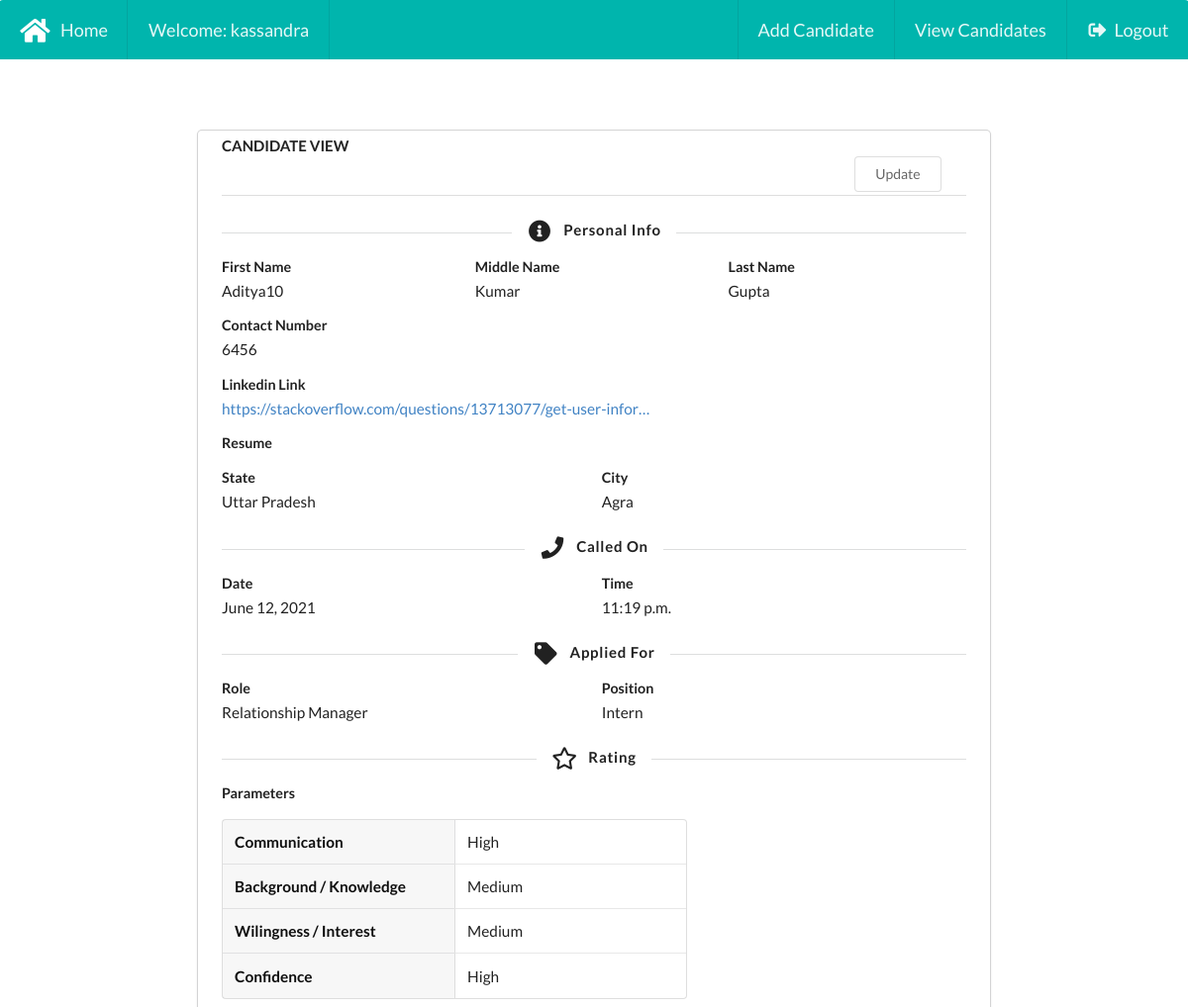
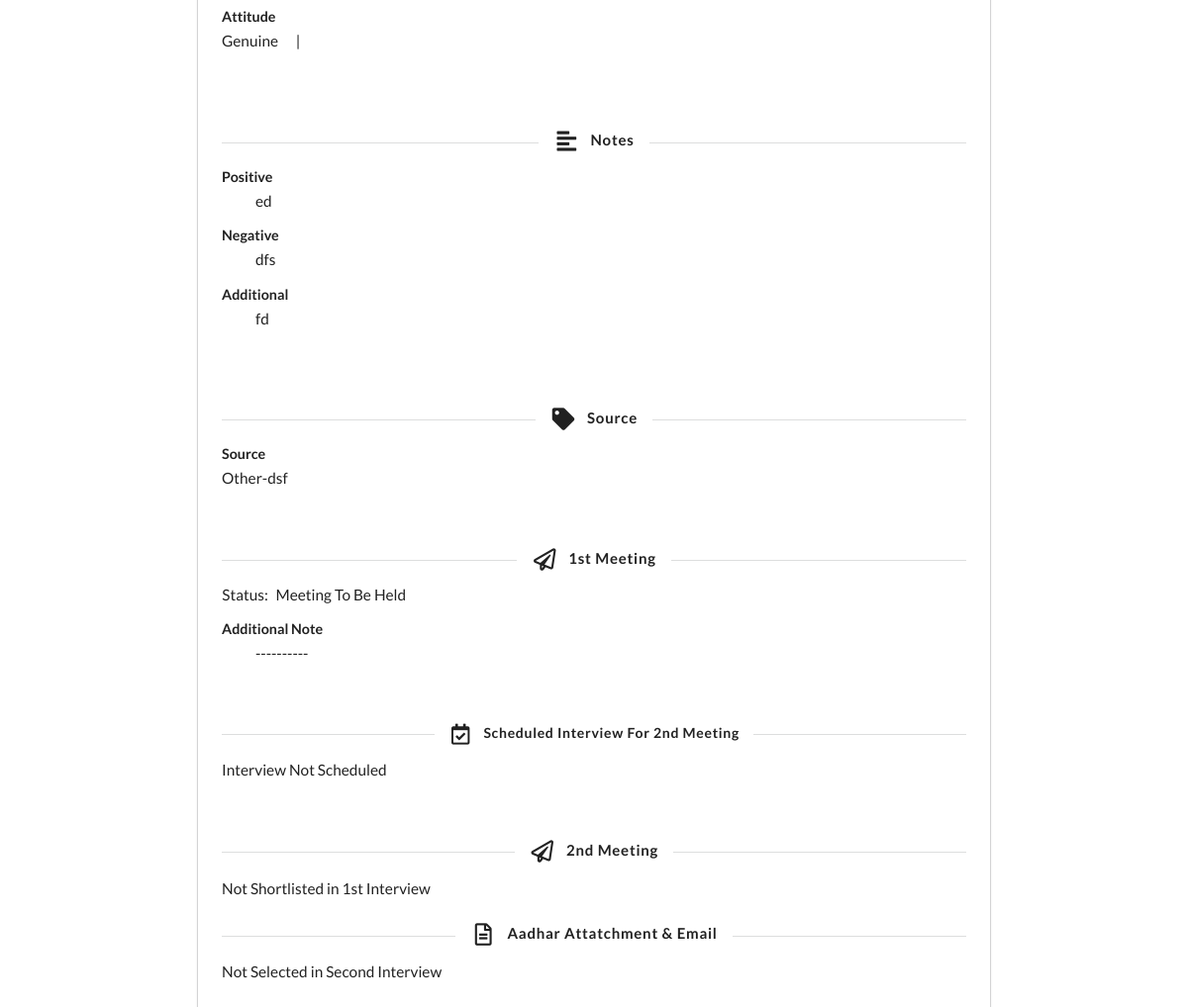
The app's page /candidateview/10 (signed in) with its own data (2 pictures, top to bottom).
### addcandidate/models.py (models this page shows, shortened)
class Recruitment(models.Model):
    HR = models.ForeignKey(User, on_delete=models.CASCADE)
    first_name = models.CharField(max_length=50)
    middle_name = models.CharField(max_length=50, blank=True, null=True)
    last_name = models.CharField(max_length=50, blank=True, null=True)
    contact_number = models.CharField(max_length=13, unique=True)
    linkedin_link = models.URLField(max_length=200, unique=True, blank=True)
    resume = models.FileField(upload_to='resume/', blank=True, null=True)
    state = models.CharField(max_length=50)
    city = models.CharField(max_length=50)
    date_called = models.DateField(default=timezone.now)
    time_called = models.TimeField()
    role = models.ForeignKey(Role, on_delete=models.CASCADE)
    position = models.CharField(max_length=50, choices=Constants.POSITION)
    other_role = models.CharField(max_length=50, blank=True)
    other_position = models.CharField(max_length=50, blank=True)
    first_param_val = models.CharField(max_length=50, choices=Constants.PARAMETER_VALUES)
    second_param_val = models.CharField(max_length=50, choices=Constants.PARAMETER_VALUES)
    third_param_val = models.CharField(max_length=50, choices=Constants.PARAMETER_VALUES)
    fourth_param_val = models.CharField(max_length=50, choices=Constants.PARAMETER_VALUES)
    attitude = models.ManyToManyField(Attitude)
    positive_notes = models.TextField(blank=True)
    negative_notes = models.TextField(blank=True)
    additional_notes = models.TextField(blank=True)
    source = models.CharField(max_length=50, choices=Constants.SOURCE)
    other_source = models.CharField(max_length=50, blank=True)
    first_meeting_status = models.CharField(max_length=50, choices=Constants.MEETING_STATUS)
    additional_notes_on_first_meeting = models.TextField(blank=True)
    interview_date = models.DateField(blank=True, default=None, null=True)
    interview_time = models.TimeField(blank=True, default=None, null=True)
    second_meeting_status = models.CharField(max_length=50, choices=Constants.MEETING_STATUS, blank=True, null=True)
    additional_notes_on_second_meeting = models.TextField(blank=True, null=True)
    more_meetings = models.ManyToManyField(ExtraMeeting, blank=True)
    aadhar = models.FileField(upload_to='aadhar/', blank=True, null=True)
    email = models.EmailField(max_length=254, blank=True, null=True)

class Role(models.Model):
    role = models.CharField(max_length=50, choices=Constants.ROLE, unique=True)
    rating_parameters = models.ManyToManyField(Parameter)
    def __str__(self):
        return self.get_role_display()

class Parameter(models.Model):
    parameters = models.CharField(max_length=50, choices=Constants.RATING_PARAMETERS, unique=True)

class Attitude(models.Model):
    attitude = models.CharField(max_length=50, choices=Constants.ATTITUDE, unique=True)

### addcandidate/views.py (the view)
# urls.py: path('candidateview/<int:pk>', views.view_candidate, name='viewcandidate'),
@login_required
def view_candidate(request, pk):
    context = {}
    candidate = Recruitment.objects.get(pk=pk)
    if candidate.HR != request.user:
        return HttpResponseRedirect(reverse("addcandidate:listcandidate"))
    context["candidate"] = candidate
    return render(request, "addcandidate/viewcandidate.html", context)

### addcandidate/templatetags/custom_tags.py (called while the page is built)
@register.filter()
def get_param_val(obj, cnt):
    if(cnt==1):
        return obj.get_first_param_val_display()
    elif(cnt==2):
        return obj.get_second_param_val_display()
    elif(cnt==3):
        return obj.get_third_param_val_display()
    elif(cnt==4):
        return obj.get_fourth_param_val_display()

### templates/addcandidate/viewcandidate.html (shortened to what this page needs)
{% extends 'addcandidate/base.html' %}
{% load staticfiles %}
{% load custom_tags %}
{% block body_block %}
<div class="ui stackable doubling centered card right floated"
         style="margin: auto;
                margin-top: 6%;
                min-width: 800px;">
<div class="ui form" style="padding: 8px; padding-left: 24px; padding-right: 24px; padding-bottom: 100px;">
  <h4 class="ui dividing header">CANDIDATE VIEW
  <a href="{% url 'addcandidate:updatecandidate' pk=candidate.pk %}"><button class="ui basic button" style="margin-left:85%;">Update</button></a>
  </h4>
  <h4 class="ui horizontal divider header">
    <i class="info circle icon"></i>
    Personal Info
</h4>
  <div class="field">
    <div class="three fields">
        <div class="field">
        <label>First Name</label>
        {{candidate.first_name}}
        </div>
        <div class="field">
        <label>Middle Name</label>
        {% ifequal candidate.middle_name None %}
        ---------
        {% else %}
        {{candidate.middle_name}}
        {% endifequal %}
        </div>
        <div class="field">
        <label>Last Name</label>
        {% ifequal candidate.last_name None %}
        ---------
        {% else %}
        {{candidate.last_name}}
        {% endifequal %}
        </div>
    </div>
  </div>
  <div class="field">
    <label>Contact Number</label>
    <div class="six wide field">
      {{candidate.contact_number}}
    </div>
  </div>
  <div class="field">
    <label>Linkedin Link</label>
    <div class="twelve wide field">
      <a href="{{candidate.linkedin_link}}">{{candidate.linkedin_link|truncatechars:60}}</a>
    </div>
  </div>
    <div class="field">
    <label>Resume</label>
    </div>
  <div class="two fields">
    <div class="field">
    <label>State</label>
      {{candidate.state}}
    </div>
    <div class="field">
    <label>City</label>
        {{candidate.city}}
    </div>
  </div>
        <h4 class="ui horizontal divider header">
            <i class="phone icon"></i>
            Called On
        </h4>
        <div class="two fields">
            <div class="eight wide field">
                <label>Date</label>
                {{candidate.date_called}}
           </div>
            <div class="eight wide field">
                <label>Time</label>
                {{candidate.time_called}}
           </div>
        </div>
        <h4 class="ui horizontal divider header">
            <i class="tag icon"></i>
            Applied For
        </h4>
        <div class="field">
            <div class="two fields">
                <div class="eight wide field">
                    <label>Role</label>
                    {% ifequal candidate.role.role "other"  %}
                        {{candidate.role}}-{{candidate.other_role}}
                    {% else %}
                        {{candidate.role}}
                    {% endifequal %}
                </div>
                <div class="eight wide field">
                    <label>Position</label>
                    {% ifequal candidate.position "other"  %}
                        {{candidate.get_position_display}}-{{candidate.other_position}}
                    {% else %}
                        {{candidate.get_position_display}}
                    {% endifequal %}
                </div>
            </div>
        </div>
        <h4 class="ui horizontal divider header">
            <i class="star outline icon"></i>
            Rating
        </h4>
        <div class="ten wide field" id="rating-parameters">
        <label>Parameters</label>
            <table class="ui definition table">
                {% for rl in candidate.role.rating_parameters.all %}
                <tr>
                    <td class="eight wide column">{{rl.get_parameters_display}}</td>
                    <td>{{candidate|get_param_val:forloop.counter}}</td>
                </tr>
                {% endfor %}
            </table>
        </div>
        <div class="twelve wide field">
            <label>Attitude</label>
            {% for at in candidate.attitude.all %}
                {{at.get_attitude_display}}&nbsp&nbsp&nbsp&nbsp&nbsp&nbsp|&nbsp&nbsp&nbsp&nbsp&nbsp&nbsp&nbsp
            {% endfor %}
        </div>
        <br>
        <br>
        <h4 class="ui horizontal divider header">
            <i class="align left icon"></i>
            Notes
        </h4>
        <div class="field">
            <div class="field">
                <label>Positive</label>
                <div style="margin-left: 34px;">
                {{candidate.positive_notes}}
                </div>
            </div>
            <div class="field">
                <label>Negative</label>
                <div style="margin-left: 34px;">
                {{candidate.negative_notes}}
                </div>
            </div>
            <div class="field">
                <label>Additional</label>
                <div style="margin-left: 34px;">
                {{candidate.additional_notes}}
                </div>
            </div>
        </div>
        <br>
        <br>
        <h4 class="ui horizontal divider header">
            <i class="tag icon"></i>
            Source
        </h4>
        <div class="field">
            <label>Source</label>
            <div class="twelve wide field">
                {% ifequal candidate.source "other"  %}
                    {{candidate.get_source_display}}-{{candidate.other_source}}
                {% else %}
                    {{candidate.get_source_display}}
                {% endifequal %}
            </div>
        </div>
        <br>
        <h4 class="ui horizontal divider header">
            <i class="paper plane outline icon"></i>
            1st Meeting
        </h4>
        <div class="field">
            <div class="twelve wide fields" style="padding-left: 8px;">
                <label>Status:</label>
                <div class="field">
                    {{candidate.get_first_meeting_status_display}}
                </div>
            </div>
            <div class="twelve wide field">
                <label>Additional Note</label>
                <div class="field" style="padding-left: 34px;">
                    {% ifequal candidate.additional_notes_on_first_meeting ""  %}
                        ----------
                    {% else %}
                        {{candidate.additional_notes_on_first_meeting}}
                    {% endifequal %}
                </div>
            </div>
        </div>
        <br>
        <h5 class="ui horizontal divider header">
            <i class="calendar check outline icon"></i>
            Scheduled Interview For 2nd Meeting
        </h5>
        <div class="field" id="schedule-interview">
            {% ifequal candidate.first_meeting_status "shortlisted" %}
                <div class="two fields">
                    <div class="eight wide field">
                        <label>Date</label>
                        {{candidate.interview_date}}
                    </div>
                    <div class="eight wide field">
                        <label>Time</label>
                        {{candidate.interview_time}}
                    </div>
                </div>
            {% else %}
                <p>Interview Not Scheduled</p>
            {% endifequal %}
        </div>
        <br>
        <h4 class="ui horizontal divider header">
            <i class="paper plane outline icon"></i>
            2nd Meeting
        </h4>
        <div class="field" id="second-meeting">
            {% ifequal candidate.first_meeting_status "shortlisted" %}
            <div class="twelve wide fields" style="padding-left: 8px;">
                <label>Status:</label>
                <div class="field">
                    {{candidate.get_second_meeting_status_display}}
                </div>
            </div>
            <div class="twelve wide field">
                <label>Additional Note</label>
                <div class="field" style="padding-left: 34px;">
                    {% ifequal candidate.additional_notes_on_second_meeting ""  %}
                        ----------
                    {% else %}
                        {{candidate.additional_notes_on_second_meeting}}
                    {% endifequal %}
                </div>
            </div>
            {% else %}
                <p>Not Shortlisted in 1st Interview</p>
            {% endifequal %}
        </div>
        <h4 class="ui horizontal divider header">
            <i class="file alternate outline icon"></i>
            Aadhar Attatchment & Email
        </h4>
        <div class="field" id="final-attatchment">
            <div class="field">
                {% ifequal candidate.second_meeting_status "shortlisted" %}
                    <label>Aadhar:</label>
                    <div class="twelve wide field">
                        <a href="..\media\{{candidate.aadhar}}">{{candidate.aadhar}}</a>
                    </div>
                    <label>E-mail:</label>
                    <div class="twelve wide field">
                        {{candidate.email}}
                    </div>
                {% else %}
                    <p>Not Selected in Second Interview</p>
                {% endifequal %}
            </div>
        </div>
</div>
</div>
{% endblock %}

### templates/addcandidate/base.html (shortened to what this page needs)
<!DOCTYPE html>
{% load staticfiles %}
<html lang="en">
<head>
    <link rel="stylesheet" href="https://cdnjs.cloudflare.com/ajax/libs/semantic-ui/2.4.1/semantic.min.css"/>
    <link rel="stylesheet" href="{% static 'css/style.css' %}">
</head>
<body>
    <div class="ui stackable massive inverted teal top attached menu" id="navbar">
        <a class="item" href="{% url 'addcandidate:home' %}">
            <i class="ui active inverted large home icon"></i>
            Home
        </a>
        {% if user.is_authenticated %}
            <div class="item">
                    Welcome: {{user.username}}
            </div>
        {% endif %}
        <div class="right inverted menu">
            {% if user.is_authenticated %}
                <a class="item" href="{% url 'addcandidate:addcandidate' %}">
                    Add Candidate
                </a>
                <a class="item" href="{% url 'addcandidate:listcandidate' %}">
                    View Candidates
                </a>
                <a class="right item" href="{% url 'addcandidate:logout' %}">
                    <i class="ui inverted sign out icon"></i>
                    Logout
                </a>
            {% else %}
                <a class="right item" href="{% url 'addcandidate:user_login' %}">
                    <i class="ui inverted sign out icon"></i>
                    Login
                </a>
            {% endif %}
        </div>
    </div>
<div class="container">
    {% block body_block %}{% endblock %}
</div>
</body>
</html>

### static/css/style.css (style rules this page uses)
.ui.form { font-size:1.1rem; }

### records on screen
Recruitment: first_name "Aditya10", middle_name "Kumar", last_name "Gupta", contact_number "6456", linkedin_link "https://stackoverflow.com/questions/13713077/get-user-infor…", state "Uttar Pradesh", city "Agra", date_called "June 12, 2021", time_called "11:19 p.m.", role "Relationship Manager", position "Intern", first_param_val "High", second_param_val "Medium", third_param_val "Medium", fourth_param_val "High", positive_notes "ed", negative_notes "dfs", additional_notes "fd", source "Other", other_source "dsf", first_meeting_status "Meeting To Be Held"
Parameter: parameters "Communication"
Parameter: parameters "Background / Knowledge"
Parameter: parameters "Wilingness / Interest"
Parameter: parameters "Confidence"
Attitude: attitude "Genuine"

### other values on screen
{{ user.username }} "kassandra"
